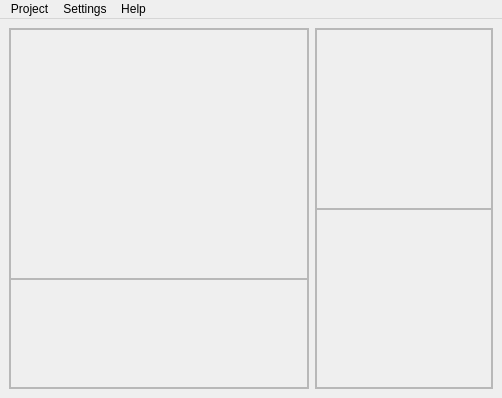
<?xml version="1.0" encoding="UTF-8"?>
<ui version="4.0">
 <class>mw_foundation</class>
 <widget class="QMainWindow" name="mw_foundation">
  <property name="geometry">
   <rect>
    <x>0</x>
    <y>0</y>
    <width>502</width>
    <height>398</height>
   </rect>
  </property>
  <property name="windowTitle">
   <string>Foundation</string>
  </property>
  <widget class="QWidget" name="centralwidget">
   <layout class="QGridLayout" name="gridLayout">
    <item row="0" column="0">
     <widget class="QFrame" name="qf_left">
      <property name="minimumSize">
       <size>
        <width>300</width>
        <height>0</height>
       </size>
      </property>
      <property name="maximumSize">
       <size>
        <width>300</width>
        <height>16777215</height>
       </size>
      </property>
      <property name="frameShape">
       <enum>QFrame::StyledPanel</enum>
      </property>
      <layout class="QVBoxLayout" name="vl_left">
       <property name="spacing">
        <number>0</number>
       </property>
       <property name="margin">
        <number>0</number>
       </property>
       <item>
        <widget class="QFrame" name="qf_treeUp">
         <property name="minimumSize">
          <size>
           <width>0</width>
           <height>250</height>
          </size>
         </property>
         <property name="maximumSize">
          <size>
           <width>16777215</width>
           <height>250</height>
          </size>
         </property>
         <property name="frameShape">
          <enum>QFrame::StyledPanel</enum>
         </property>
         <layout class="QVBoxLayout" name="vl_treeUp">
          <property name="spacing">
           <number>0</number>
          </property>
          <property name="margin">
           <number>0</number>
          </property>
         </layout>
        </widget>
       </item>
       <item>
        <widget class="QFrame" name="qf_treeDn">
         <property name="frameShape">
          <enum>QFrame::StyledPanel</enum>
         </property>
         <layout class="QVBoxLayout" name="vl_treeDn">
          <property name="spacing">
           <number>0</number>
          </property>
          <property name="margin">
           <number>0</number>
          </property>
         </layout>
        </widget>
       </item>
      </layout>
     </widget>
    </item>
    <item row="0" column="1">
     <widget class="QFrame" name="qf_right">
      <property name="sizePolicy">
       <sizepolicy hsizetype="Expanding" vsizetype="Expanding">
        <horstretch>0</horstretch>
        <verstretch>0</verstretch>
       </sizepolicy>
      </property>
      <property name="frameShape">
       <enum>QFrame::StyledPanel</enum>
      </property>
      <layout class="QVBoxLayout" name="vl_right">
       <property name="spacing">
        <number>0</number>
       </property>
       <property name="margin">
        <number>0</number>
       </property>
       <item>
        <widget class="QFrame" name="qf_datasUp">
         <property name="frameShape">
          <enum>QFrame::StyledPanel</enum>
         </property>
         <layout class="QVBoxLayout" name="vl_datas">
          <property name="spacing">
           <number>0</number>
          </property>
          <property name="margin">
           <number>0</number>
          </property>
         </layout>
        </widget>
       </item>
       <item>
        <widget class="QFrame" name="qf_datasDn">
         <property name="frameShape">
          <enum>QFrame::StyledPanel</enum>
         </property>
         <layout class="QVBoxLayout" name="vl_log">
          <property name="spacing">
           <number>0</number>
          </property>
          <property name="margin">
           <number>0</number>
          </property>
         </layout>
        </widget>
       </item>
      </layout>
     </widget>
    </item>
   </layout>
  </widget>
  <widget class="QMenuBar" name="menuBar">
   <property name="geometry">
    <rect>
     <x>0</x>
     <y>0</y>
     <width>502</width>
     <height>21</height>
    </rect>
   </property>
   <widget class="QMenu" name="m_project">
    <property name="title">
     <string>Project</string>
    </property>
    <addaction name="mi_newProject"/>
    <addaction name="mi_loadProject"/>
    <addaction name="separator"/>
    <addaction name="mi_newAsset"/>
    <addaction name="mi_newShot"/>
   </widget>
   <widget class="QMenu" name="m_help">
    <property name="title">
     <string>Help</string>
    </property>
    <widget class="QMenu" name="m_logLevel">
     <property name="title">
      <string>Log Level</string>
     </property>
    </widget>
    <widget class="QMenu" name="m_style">
     <property name="title">
      <string>Style</string>
     </property>
     <addaction name="mi_defaultStyle"/>
     <addaction name="mi_darkGreyStyle"/>
    </widget>
    <addaction name="mi_toolTips"/>
    <addaction name="m_logLevel"/>
    <addaction name="m_style"/>
   </widget>
   <widget class="QMenu" name="m_settings">
    <property name="title">
     <string>Settings</string>
    </property>
    <addaction name="mi_toolSettings"/>
    <addaction name="mi_projectSettings"/>
   </widget>
   <addaction name="m_project"/>
   <addaction name="m_settings"/>
   <addaction name="m_help"/>
  </widget>
  <action name="mi_log">
   <property name="checkable">
    <bool>true</bool>
   </property>
   <property name="text">
    <string>Log</string>
   </property>
  </action>
  <action name="mi_userGroups">
   <property name="text">
    <string>UserGroups</string>
   </property>
  </action>
  <action name="mi_newProject">
   <property name="text">
    <string>New Project</string>
   </property>
  </action>
  <action name="mi_loadProject">
   <property name="text">
    <string>Load Project</string>
   </property>
  </action>
  <action name="mi_projectSettings">
   <property name="text">
    <string>Project Settings</string>
   </property>
  </action>
  <action name="actionTmp1">
   <property name="text">
    <string>tmp1</string>
   </property>
  </action>
  <action name="mi_toolTips">
   <property name="checkable">
    <bool>true</bool>
   </property>
   <property name="checked">
    <bool>true</bool>
   </property>
   <property name="text">
    <string>Tool Tips</string>
   </property>
  </action>
  <action name="mi_newAsset">
   <property name="text">
    <string>New Asset</string>
   </property>
  </action>
  <action name="mi_newShot">
   <property name="text">
    <string>New Shot</string>
   </property>
  </action>
  <action name="mi_toolSettings">
   <property name="text">
    <string>Tool Settings</string>
   </property>
  </action>
  <action name="mi_defaultStyle">
   <property name="text">
    <string>Default</string>
   </property>
  </action>
  <action name="mi_darkGreyStyle">
   <property name="text">
    <string>DarkGrey</string>
   </property>
  </action>
 </widget>
 <resources/>
 <connections/>
</ui>
